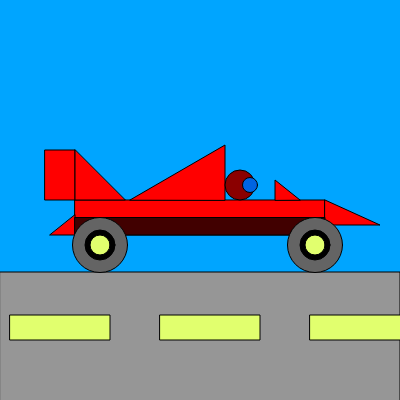
Frame 1 (no input)
Frame 60 (no input): identical to frame 1, image omitted
Frame 120 (the mouse pressed at the canvas centre since frame 60): identical to frame 1, image omitted

The p5.js sketch that drew this single still picture (run headless with seeded random() and noise() and a simulated clock; from frame 60 on, the mouse is pressed at the canvas centre):

// p5.js sketch
// ── sketch.js
function setup() {
  createCanvas(400, 400);
}

function draw() {
  background(0,165,255);
  
  // Line Stroke color and weight
  stroke(0)
  strokeWeight(1)
  
  // Road
  fill(150, 150, 150); //Road Color
  rect (0 ,272, 400); // Road Area
  
  // Car
  fill(255,0,0) // Car Color
  rect(75, 200, 250, 35); // Main Body
  rect(45, 150, 30, 50); // Car Spoiler
  triangle (75, 150, 75, 200, 125, 200); //Car Spoiler
  triangle (130, 200, 225, 145, 225, 200); // Driver's Area
  triangle (325, 200, 380, 225, 325, 225); // Front Bumpers
  triangle (50, 235, 75, 235, 75, 215); // Rear Bumpers
  triangle (275, 200, 275, 180, 300, 200); // Driver's Front
  
  fill (65, 0 ,0);
  rect(75, 217.5, 250, 17.5); // Secondary Car Color
  
  // Wheels
  fill (100, 100, 100); // Outer Wheels
  ellipse (100, 245, 55, 55);
  ellipse (315, 245, 55, 55);
  
  fill (0); // Inner Wheels
  ellipse (100, 245, 30, 30); 
  ellipse (315, 245, 30, 30);
  
  fill(225, 265, 110); // Innermost Wheels
  ellipse (100, 245, 20, 20);
  ellipse (315, 245, 20, 20);
  
  // Road Markers
  rect (10, 315, 100, 25);
  rect (310, 315, 100, 25);
  rect (160 , 315, 100, 25);
  
  // Driver
  fill (139, 0, 0);
  ellipse (240, 185, 30, 30);
  
  
  // Driver's Goggles
  fill(0, 100, 225)
  ellipse (250, 185, 15, 15);

}
